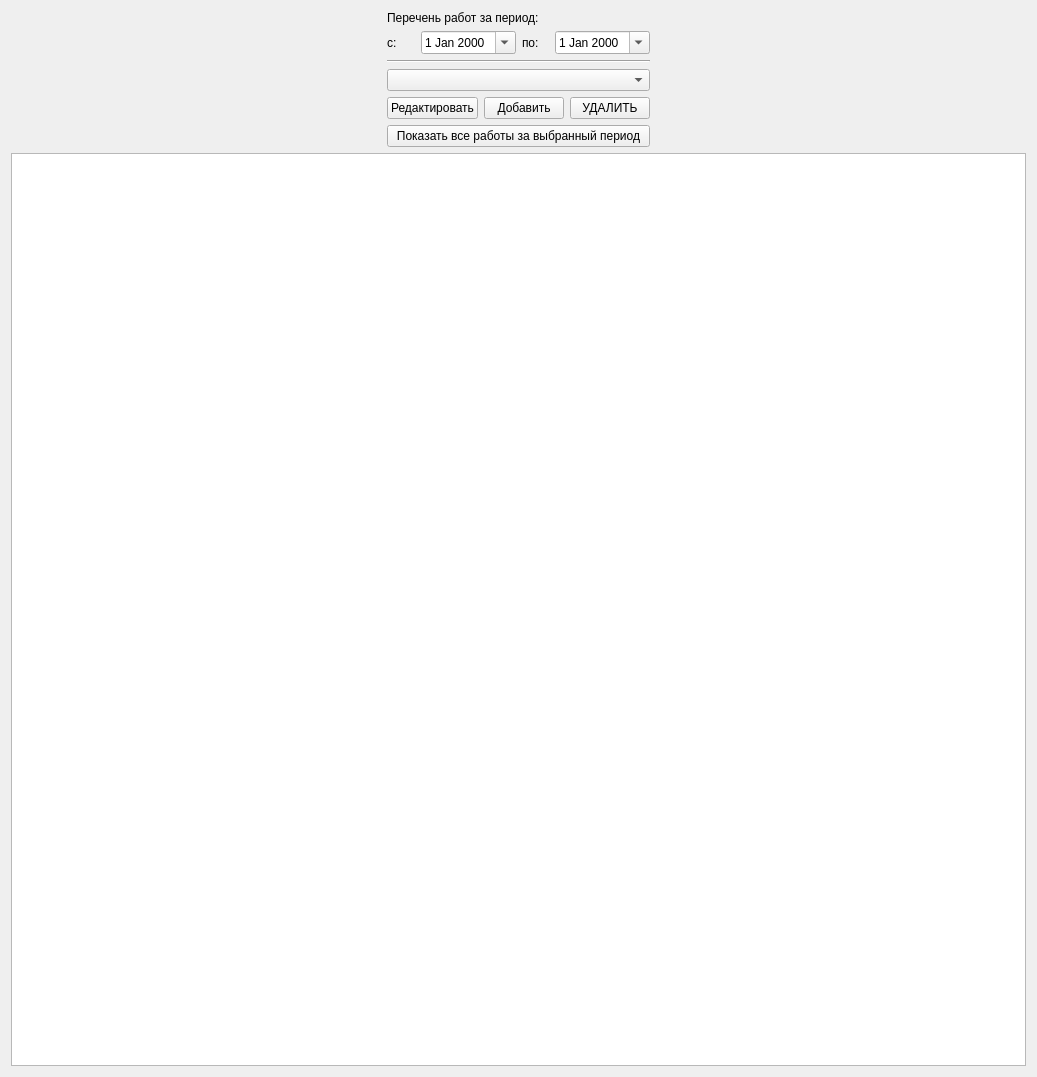
<?xml version="1.0" encoding="UTF-8"?>
<ui version="4.0">
 <class>WorkReportWidget</class>
 <widget class="QWidget" name="WorkReportWidget">
  <property name="geometry">
   <rect>
    <x>0</x>
    <y>0</y>
    <width>1037</width>
    <height>1077</height>
   </rect>
  </property>
  <property name="windowTitle">
   <string>Form</string>
  </property>
  <layout class="QVBoxLayout" name="verticalLayout_3">
   <item>
    <layout class="QVBoxLayout" name="verticalLayout_2">
     <item>
      <layout class="QHBoxLayout" name="horizontalLayout_3">
       <item>
        <spacer name="horizontalSpacer_3">
         <property name="orientation">
          <enum>Qt::Orientation::Horizontal</enum>
         </property>
         <property name="sizeHint" stdset="0">
          <size>
           <width>48</width>
           <height>20</height>
          </size>
         </property>
        </spacer>
       </item>
       <item>
        <layout class="QVBoxLayout" name="verticalLayout">
         <item>
          <widget class="QLabel" name="label_period_name">
           <property name="text">
            <string>Перечень работ за период:</string>
           </property>
          </widget>
         </item>
         <item>
          <layout class="QHBoxLayout" name="horizontalLayout">
           <item>
            <widget class="QLabel" name="label_prefix_start_period">
             <property name="text">
              <string>с:</string>
             </property>
            </widget>
           </item>
           <item>
            <widget class="QDateEdit" name="dateEdit_start_period">
             <property name="calendarPopup">
              <bool>true</bool>
             </property>
            </widget>
           </item>
           <item>
            <widget class="QLabel" name="label_prefix_end_period">
             <property name="text">
              <string>по:</string>
             </property>
            </widget>
           </item>
           <item>
            <widget class="QDateEdit" name="dateEdit_end_period">
             <property name="keyboardTracking">
              <bool>true</bool>
             </property>
             <property name="showGroupSeparator" stdset="0">
              <bool>false</bool>
             </property>
             <property name="calendarPopup">
              <bool>true</bool>
             </property>
            </widget>
           </item>
          </layout>
         </item>
         <item>
          <widget class="Line" name="line">
           <property name="orientation">
            <enum>Qt::Orientation::Horizontal</enum>
           </property>
          </widget>
         </item>
         <item>
          <widget class="QComboBox" name="comboBox_work_list"/>
         </item>
         <item>
          <layout class="QHBoxLayout" name="horizontalLayout_2">
           <item>
            <widget class="QPushButton" name="pushButton_edit_work">
             <property name="text">
              <string>Редактировать</string>
             </property>
            </widget>
           </item>
           <item>
            <widget class="QPushButton" name="pushButton_add_work">
             <property name="text">
              <string>Добавить</string>
             </property>
            </widget>
           </item>
           <item>
            <widget class="QPushButton" name="pushButton_delete_work">
             <property name="text">
              <string>УДАЛИТЬ</string>
             </property>
            </widget>
           </item>
          </layout>
         </item>
         <item>
          <widget class="QPushButton" name="pushButton_show_all_works">
           <property name="text">
            <string>Показать все работы за выбранный период</string>
           </property>
          </widget>
         </item>
        </layout>
       </item>
       <item>
        <spacer name="horizontalSpacer_2">
         <property name="orientation">
          <enum>Qt::Orientation::Horizontal</enum>
         </property>
         <property name="sizeHint" stdset="0">
          <size>
           <width>40</width>
           <height>20</height>
          </size>
         </property>
        </spacer>
       </item>
      </layout>
     </item>
     <item>
      <widget class="QTableWidget" name="tableWidget_works_data_table"/>
     </item>
    </layout>
   </item>
  </layout>
 </widget>
 <resources/>
 <connections/>
</ui>
